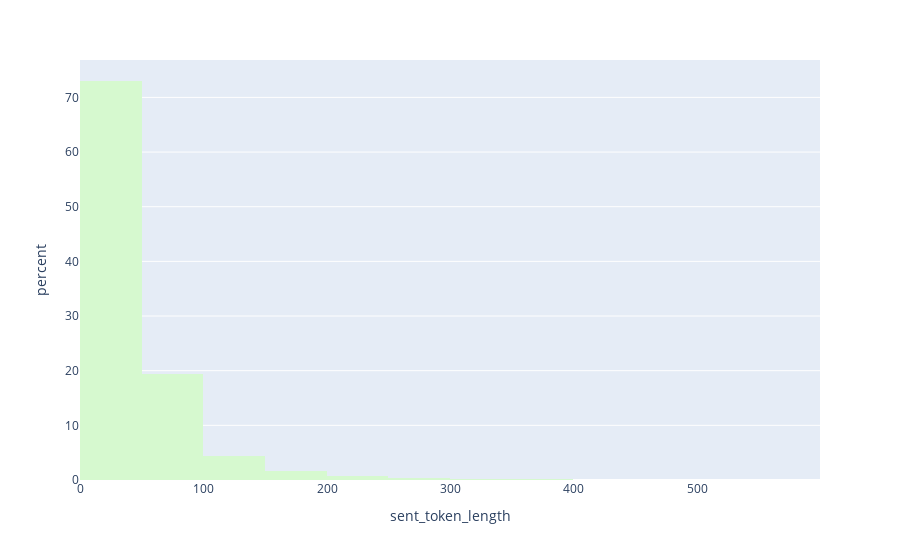

The cell this chart's notebook holds for it:
### Code cell
from transformers import BertTokenizer
tokenizer = BertTokenizer.from_pretrained('bert-base-uncased', 
                                          do_lower_case=True)
# tokenize data with bert tokenizer
df["sent_bert_token_length"] = df["Reviews"].apply(lambda x: len(tokenizer(x, add_special_tokens=False)["input_ids"]))

fig = px.histogram(df, x="sent_token_length", nbins=20, color_discrete_sequence=px.colors.cmocean.algae, barmode='group', histnorm="percent")
fig.show();

### Figure 1 — Plotly figure (JSON) as saved in the notebook; plotly's stock layout.template omitted (floating-point values rounded to 4 significant figures; data arrays with more than 128 entries replaced by an {"elided": "..."} marker saying what was removed)
{"data": [{"alignmentgroup": "True", "bingroup": "x", "histnorm": "percent", "hovertemplate": "sent_token_length=%{x}<br>percent=%{y}<extra></extra>", "legendgroup": "", "marker": {"color": "rgb(214, 249, 207)", "pattern": {"shape": ""}}, "name": "", "nbinsx": 20, "offsetgroup": "", "orientation": "v", "showlegend": false, "type": "histogram", "x": {"elided": "9974 int values"}, "xaxis": "x", "yaxis": "y"}], "layout": {"barmode": "group", "legend": {"tracegroupgap": 0}, "margin": {"t": 60}, "xaxis": {"anchor": "y", "domain": [0, 1], "title": {"text": "sent_token_length"}}, "yaxis": {"anchor": "x", "domain": [0, 1], "title": {"text": "percent"}}}}
